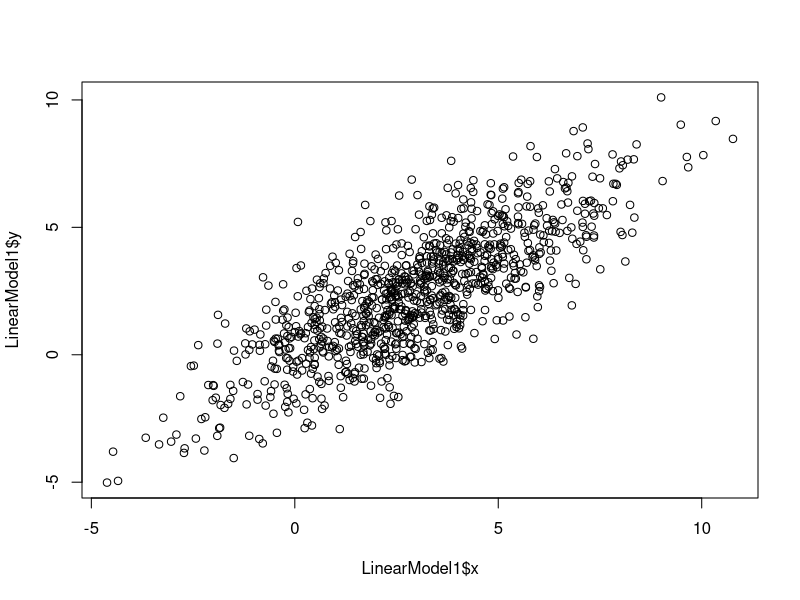
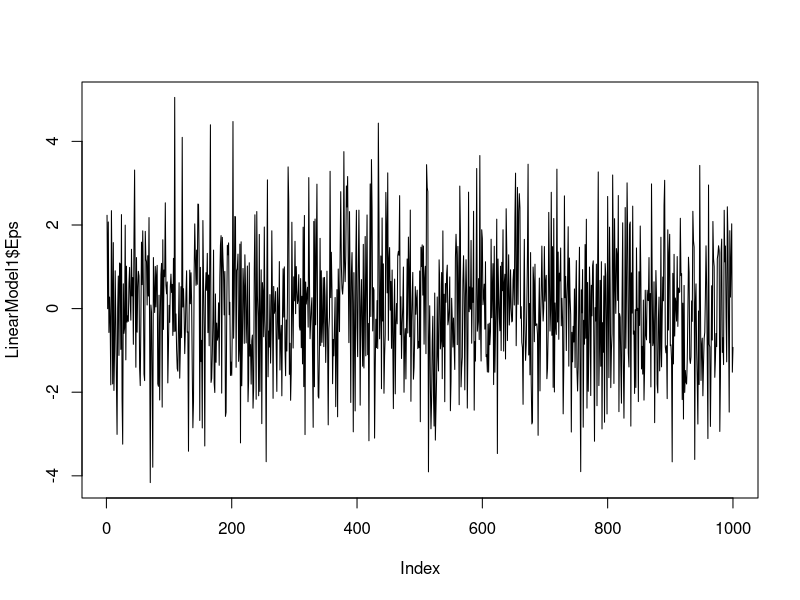
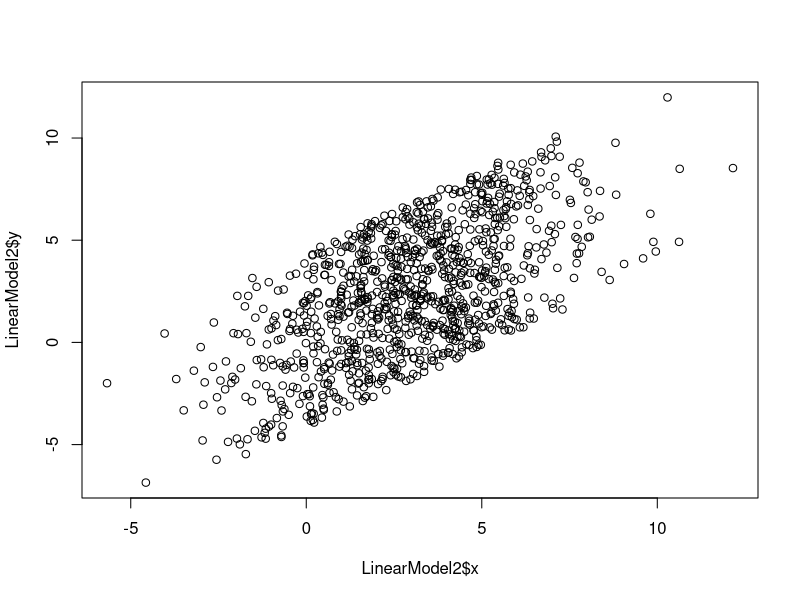
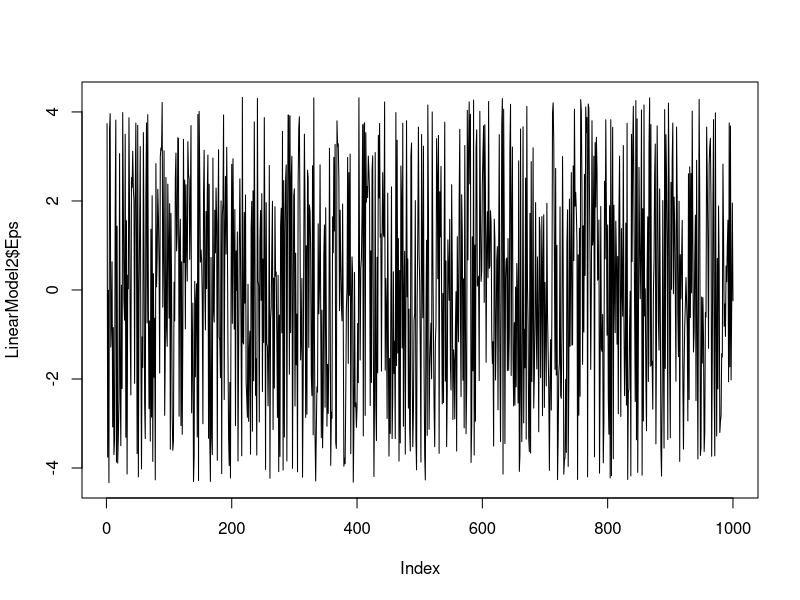
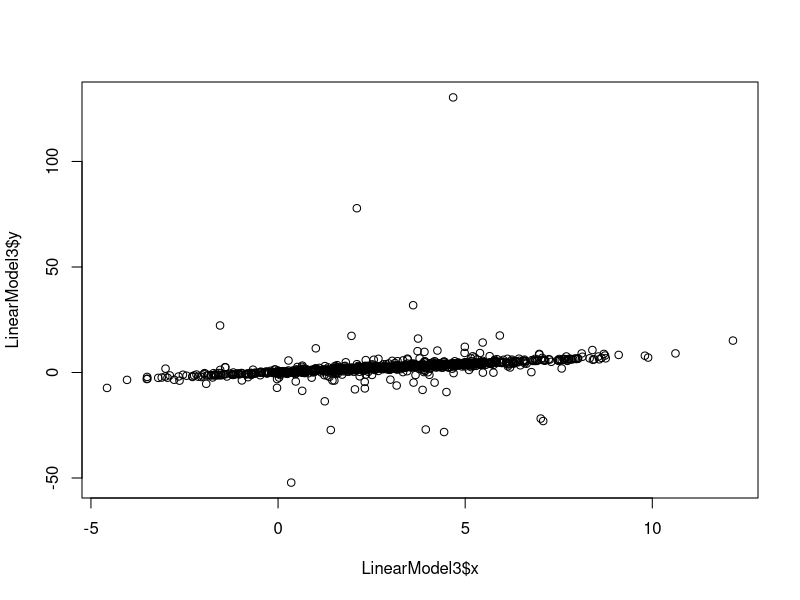
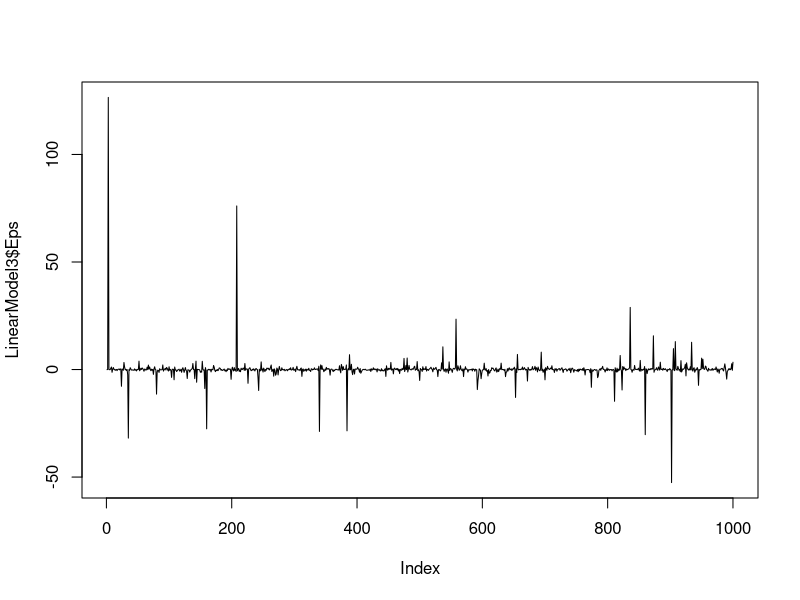
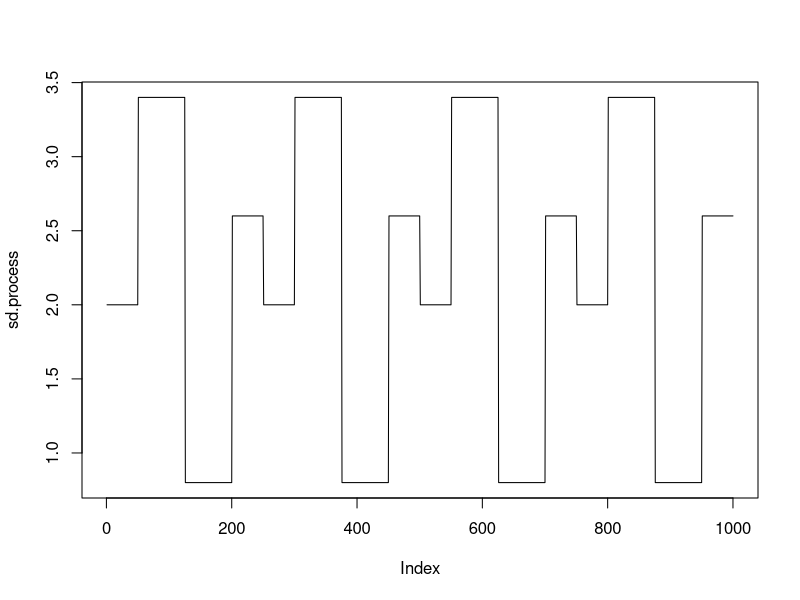
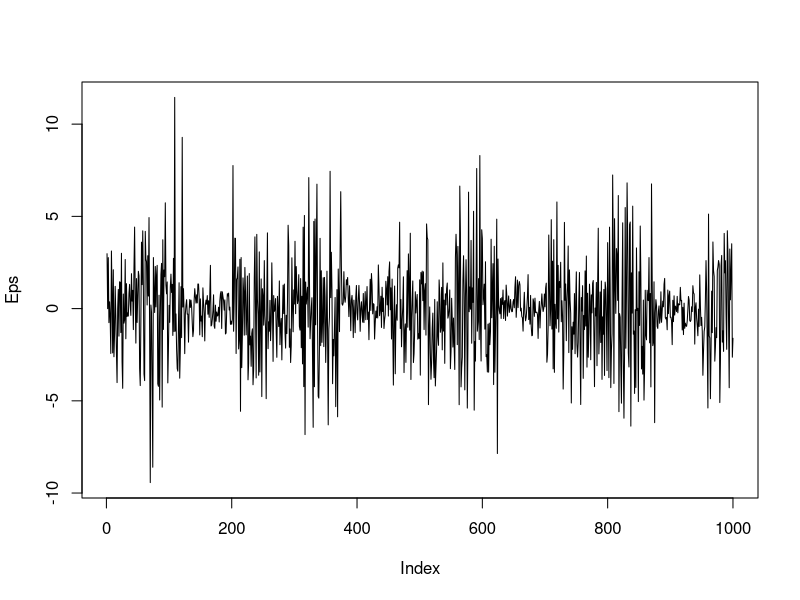

These charts were generated, in order, by the following R code:
## ---- chunk 1
knitr::opts_chunk$set(echo = TRUE)
## ---- chunk 2
# Slope
a<-.8 
#Intercept
b<-.1
#select a sample
nSample<-1000
## ---- chunk 3
set.seed(12)
x = rnorm(nSample, mean=3,sd=2.5)
set.seed(222)
Eps = rnorm(nSample, mean=0, sd=1.5)

y <- (a*x)+ b+ Eps

LinearModel1 <- data.frame(cbind(y,x,Eps))
head(LinearModel1)
plot(LinearModel1$x, LinearModel1$y)
## ---- chunk 4
plot(LinearModel1$Eps,type="l")
## ---- chunk 5
x = rnorm(nSample, mean=3,sd=2.5)
set.seed(222)
Eps = runif(nSample, min=-4.33, max=4.33)
y <- (a*x)+ b+ Eps

LinearModel2 <- data.frame(cbind(y,x,Eps))
head(LinearModel2)
plot(LinearModel2$x, LinearModel2$y)
## ---- chunk 6
plot(LinearModel2$Eps,type="l")
## ---- chunk 7
x = rnorm(nSample, mean=3,sd=2.5)
set.seed(222)
Eps = rcauchy(nSample, location=-0, scale=0.3)
y <- (a*x)+ b+ Eps

LinearModel3 <- data.frame(cbind(y,x,Eps))
head(LinearModel3)
plot(LinearModel3$x, LinearModel3$y)
## ---- chunk 8
plot(LinearModel3$Eps,type="l")
## ---- chunk 9
sd(LinearModel3$Eps)
## ---- chunk 10
eps1<-rcauchy(n=nSample,location=0,scale=.3)
eps2<-rcauchy(n=nSample,location=0,scale=.3)
eps3<-rcauchy(n=nSample,location=0,scale=.3)
eps4<-rcauchy(n=nSample,location=0,scale=.3)
eps5<-rcauchy(n=nSample,location=0,scale=.3)
c(sd(eps1),sd(eps2),sd(eps3),sd(eps4),sd(eps5))
## ---- chunk 11
#Create the process of standard deviations in which the first 50 observations have sigma=2, followed by 75 observations with sigma=3.4, followed by 75 observations with sigma=0.8 and concluded by 50 observations with sigma=2.6.

sd.Values<-c(2,3.4,.8,2.6)
sd.process<-rep(c(rep(sd.Values[1],50),
                  rep(sd.Values[2],75),
                  rep(sd.Values[3],75),
                  rep(sd.Values[4],50)),
            4)
            
plot(sd.process,type="l")
## ---- chunk 12
set.seed(222);
Eps<-rnorm(nSample)*sd.process

## ---- chunk 13
plot(Eps,type="l")
## ---- chunk 14
Xvariable<-(100*floor(min(Eps))):(100*ceiling(max(Eps)))
Xvariable<-Xvariable/100
# Plot the sample distribution and the theo. distribution
plot(Xvariable,dnorm(Xvariable,mean=mean(Eps),sd=sd(Eps)),type="l",
      ylim=c(0,.3),col="black",ylab="Distribution of Eps",xlab="")
lines(density(Eps),col="red")
## ---- chunk 15
y<-a*x+b+Eps
LinearModel4<-as.data.frame(cbind(y=y,x=y))
plot(LinearModel4$x,LinearModel4$y)
## ---- chunk 16
c(cor(LinearModel1$x,LinearModel1$y)^2,
  cor(LinearModel2$x,LinearModel2$y)^2,
  cor(LinearModel3$x,LinearModel3$y)^2,
  cor(LinearModel4$x,LinearModel4$y)^2)
## ---- chunk 17
m1<-lm(y~x,data=LinearModel1)
summary(m1)
## ---- chunk 18
summary(m1)$r.squared
